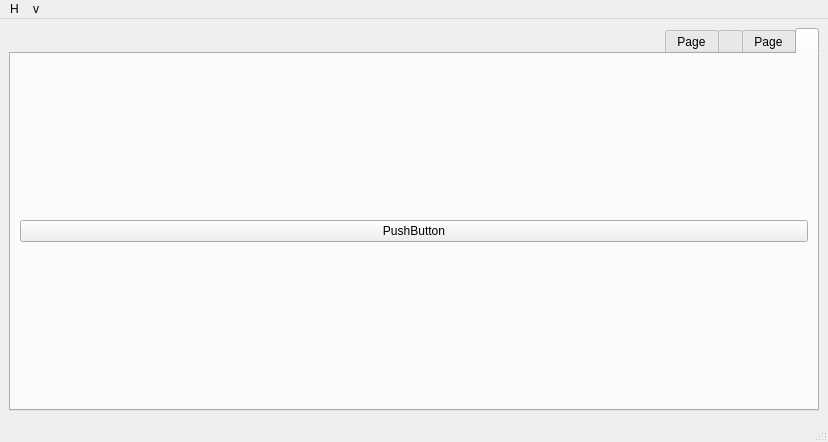
<?xml version="1.0" encoding="UTF-8"?>
<ui version="4.0">
 <class>Test</class>
 <widget class="QMainWindow" name="Test">
  <property name="geometry">
   <rect>
    <x>0</x>
    <y>0</y>
    <width>828</width>
    <height>442</height>
   </rect>
  </property>
  <property name="windowTitle">
   <string>MainWindow</string>
  </property>
  <widget class="QWidget" name="centralwidget">
   <layout class="QGridLayout" name="gridLayout">
    <item row="0" column="0">
     <widget class="QTabWidget" name="tabWidget">
      <property name="sizePolicy">
       <sizepolicy hsizetype="Expanding" vsizetype="Minimum">
        <horstretch>0</horstretch>
        <verstretch>0</verstretch>
       </sizepolicy>
      </property>
      <property name="layoutDirection">
       <enum>Qt::RightToLeft</enum>
      </property>
      <property name="tabPosition">
       <enum>QTabWidget::North</enum>
      </property>
      <property name="currentIndex">
       <number>0</number>
      </property>
      <property name="elideMode">
       <enum>Qt::ElideMiddle</enum>
      </property>
      <widget class="QWidget" name="tab">
       <property name="focusPolicy">
        <enum>Qt::TabFocus</enum>
       </property>
       <property name="layoutDirection">
        <enum>Qt::LeftToRight</enum>
       </property>
       <attribute name="title">
        <string/>
       </attribute>
       <layout class="QGridLayout" name="gridLayout_5">
        <item row="0" column="0">
         <widget class="QPushButton" name="pushButton">
          <property name="text">
           <string>PushButton</string>
          </property>
         </widget>
        </item>
       </layout>
      </widget>
      <widget class="QWidget" name="tab_3">
       <attribute name="title">
        <string>Page</string>
       </attribute>
       <layout class="QGridLayout" name="gridLayout_3"/>
      </widget>
      <widget class="QWidget" name="tab_2">
       <attribute name="title">
        <string/>
       </attribute>
       <layout class="QGridLayout" name="gridLayout_4"/>
      </widget>
      <widget class="QWidget" name="tab_4">
       <attribute name="title">
        <string>Page</string>
       </attribute>
       <layout class="QGridLayout" name="gridLayout_2">
        <property name="leftMargin">
         <number>11</number>
        </property>
       </layout>
      </widget>
     </widget>
    </item>
   </layout>
  </widget>
  <widget class="QMenuBar" name="menubar">
   <property name="geometry">
    <rect>
     <x>0</x>
     <y>0</y>
     <width>828</width>
     <height>21</height>
    </rect>
   </property>
   <widget class="QMenu" name="menuH">
    <property name="title">
     <string>H</string>
    </property>
    <addaction name="actionhori"/>
    <addaction name="actionver"/>
   </widget>
   <widget class="QMenu" name="menuv">
    <property name="title">
     <string>v</string>
    </property>
   </widget>
   <addaction name="menuH"/>
   <addaction name="menuv"/>
  </widget>
  <widget class="QStatusBar" name="statusbar"/>
  <action name="actionhori">
   <property name="text">
    <string>hori</string>
   </property>
  </action>
  <action name="actionver">
   <property name="text">
    <string>ver</string>
   </property>
  </action>
 </widget>
 <resources/>
 <connections/>
 <slots>
  <signal>clicked()</signal>
 </slots>
</ui>
